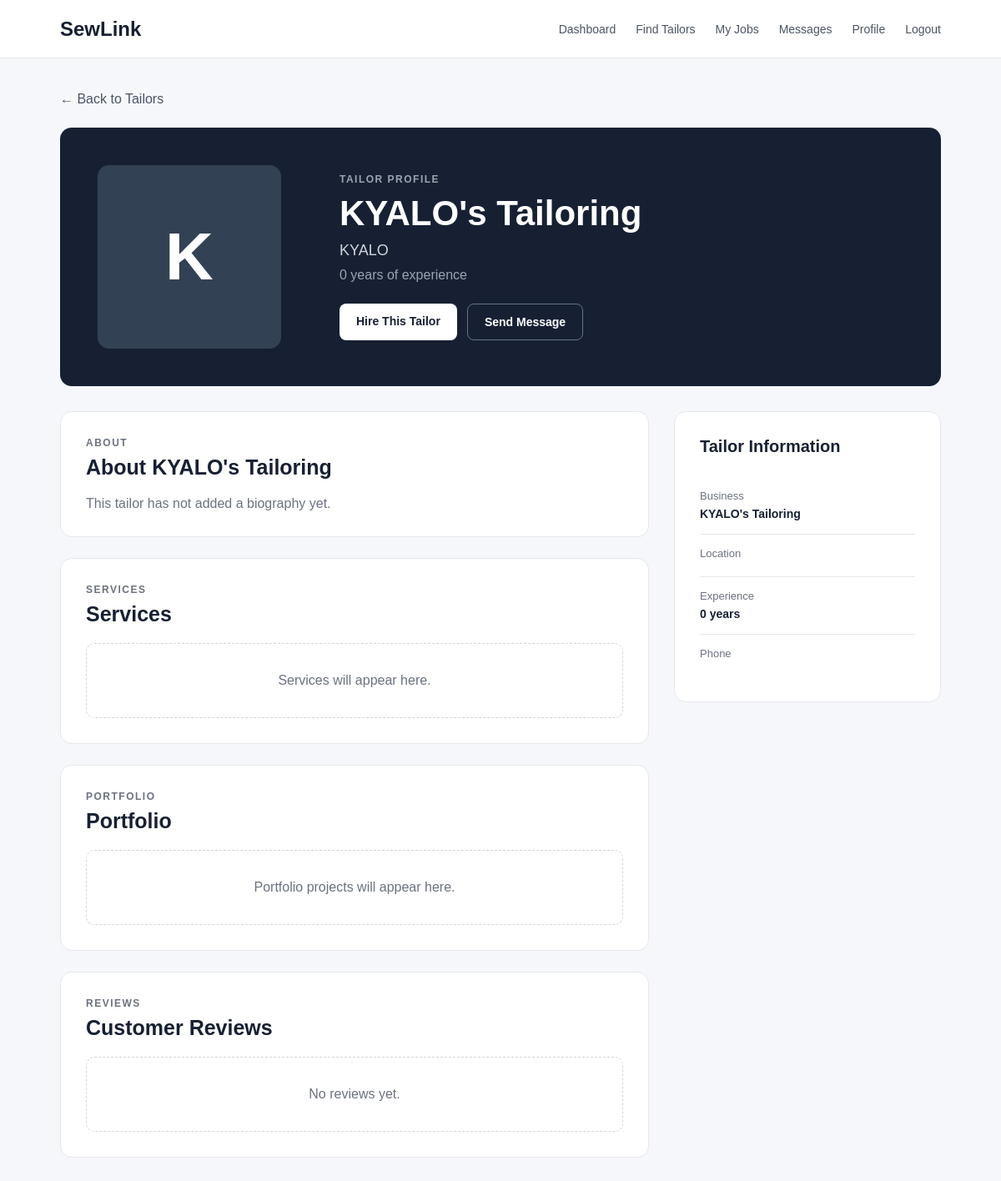
The page /customer/tailors/2/ (signed in) on the database its author committed.
### TailorApp/models.py (models this page shows, shortened)
class TailorProfile(models.Model):
    user = models.OneToOneField(User, on_delete=models.CASCADE, related_name='tailor_profile')
    business_name = models.CharField(max_length=150)
    full_name = models.CharField(max_length=150)
    phone = models.CharField(max_length=20)
    location = models.CharField(max_length=150)
    profile_picture = models.ImageField(upload_to='tailor_profiles/', blank=True, null=True)
    bio = models.TextField(blank=True)
    experience_years = models.PositiveIntegerField(default=0)
    skills = models.ManyToManyField(Skill, blank=True, related_name='tailors')
    is_verified = models.BooleanField(default=False)
    is_available = models.BooleanField(default=True)
    created_at = models.DateTimeField(auto_now_add=True)
    updated_at = models.DateTimeField(auto_now=True)

### CustomerApp/views.py (the view)
# urls.py: path('tailors/<int:tailor_id>/', views.tailor_detail, name='tailor_detail'),
@login_required
def tailor_detail(request, tailor_id):
    tailor = get_object_or_404(TailorProfile, id=tailor_id)
    return render(request, 'CustomerApp/tailor_detail.html', {'tailor': tailor})

### CustomerApp/templates/CustomerApp/tailor_detail.html (shortened to what this page needs)
{% load static %}
<!DOCTYPE html>
<html lang="en">
<head>
    <link rel="stylesheet" href="{% static 'css/tailor_detail.css' %}">
</head>
<body>
<header class="navbar">
    <div class="logo">SewLink</div>
    <nav>
        <a href="{% url 'CustomerApp:dashboard' %}">Dashboard</a>
        <a href="{% url 'CustomerApp:tailor_search' %}">Find Tailors</a>
        <a href="#">My Jobs</a>
        <a href="#">Messages</a>
        <a href="{% url 'CustomerApp:profile' %}">Profile</a>
        <a href="{% url 'AuthenticationApp:logout' %}">Logout</a>
    </nav>
</header>
<main class="page-container">
    <a href="{% url 'CustomerApp:tailor_search' %}" class="back-link">
        ← Back to Tailors
    </a>
    <section class="profile-hero">
        <div class="profile-image">
            {% if tailor.profile_picture %}
                <img src="{{ tailor.profile_picture.url }}" alt="{{ tailor.business_name }}">
            {% else %}
                <div class="profile-placeholder">
                    {{ tailor.business_name|first|upper }}
                </div>
            {% endif %}
        </div>
        <div class="profile-information">
            <p class="eyebrow">TAILOR PROFILE</p>
            <h1>{{ tailor.business_name }}</h1>
            <p class="tailor-name">{{ tailor.full_name }}</p>
            <p class="experience">
                {{ tailor.experience_years }} years of experience
            </p>
            <div class="profile-actions">
                <a href="#" class="primary-button">
                    Hire This Tailor
                </a>
                <a href="#" class="secondary-button">
                    Send Message
                </a>
            </div>
        </div>
    </section>
    <section class="content-grid">
        <div class="main-content">
            <div class="content-card">
                <p class="eyebrow">ABOUT</p>
                <h2>About {{ tailor.business_name }}</h2>
                {% if tailor.bio %}
                    <p class="bio">
                        {{ tailor.bio }}
                    </p>
                {% else %}
                    <p class="empty-text">
                        This tailor has not added a biography yet.
                    </p>
                {% endif %}
            </div>
            <div class="content-card">
                <p class="eyebrow">SERVICES</p>
                <h2>Services</h2>
                <div class="empty-section">
                    <p>Services will appear here.</p>
                </div>
            </div>
            <div class="content-card">
                <p class="eyebrow">PORTFOLIO</p>
                <h2>Portfolio</h2>
                <div class="empty-section">
                    <p>Portfolio projects will appear here.</p>
                </div>
            </div>
            <div class="content-card">
                <p class="eyebrow">REVIEWS</p>
                <h2>Customer Reviews</h2>
                <div class="empty-section">
                    <p>No reviews yet.</p>
                </div>
            </div>
        </div>
        <aside class="sidebar">
            <div class="sidebar-card">
                <h3>Tailor Information</h3>
                <div class="info-item">
                    <span>Business</span>
                    <strong>{{ tailor.business_name }}</strong>
                </div>
                <div class="info-item">
                    <span>Location</span>
                </div>
                <div class="info-item">
                    <span>Experience</span>
                    <strong>{{ tailor.experience_years }} years</strong>
                </div>
                <div class="info-item">
                    <span>Phone</span>
                </div>
            </div>
        </aside>
    </section>
</main>
</body>
</html>

### static/css/tailor_detail.css (style rules this page uses)
* { margin: 0; padding: 0; box-sizing: border-box; }
body { font-family: Arial, sans-serif; background: #f5f7fa; color: #172033; }
.navbar { min-height: 70px; background: #ffffff; border-bottom: 1px solid #e5e7eb; display: flex; align-items: center; justify-content: space-between; padding: 0 6%; }
.logo { font-size: 24px; font-weight: 700; }
.navbar nav { display: flex; gap: 24px; }
.navbar nav a { color: #4b5563; text-decoration: none; font-size: 14px; }
.page-container { width: 88%; max-width: 1200px; margin: auto; padding: 40px 0; }
.back-link { display: inline-block; color: #4b5563; text-decoration: none; margin-bottom: 25px; }
.profile-hero { display: grid; grid-template-columns: 250px 1fr; gap: 40px; align-items: center; background: #172033; color: #ffffff; border-radius: 14px; padding: 45px; margin-bottom: 30px; }
.profile-image { width: 220px; height: 220px; }
.profile-image img, .profile-placeholder { width: 100%; height: 100%; object-fit: cover; border-radius: 14px; }
.profile-placeholder { background: #334155; display: flex; align-items: center; justify-content: center; font-size: 80px; font-weight: 700; }
.eyebrow { font-size: 12px; font-weight: 700; letter-spacing: 1.5px; color: #6b7280; }
.profile-information .eyebrow { color: #9ca3af; }
.profile-information h1 { font-size: 42px; margin: 10px 0; }
.tailor-name { font-size: 18px; color: #d1d5db; margin-bottom: 10px; }
.location, .experience { color: #9ca3af; margin-bottom: 8px; }
.profile-actions { display: flex; gap: 12px; margin-top: 25px; }
.primary-button, .secondary-button { display: inline-block; padding: 13px 20px; border-radius: 8px; text-decoration: none; font-weight: 600; font-size: 14px; }
.primary-button { background: #ffffff; color: #172033; }
.secondary-button { background: transparent; color: #ffffff; border: 1px solid #64748b; }
.content-grid { display: grid; grid-template-columns: 1fr 320px; gap: 30px; }
.main-content { display: flex; flex-direction: column; gap: 25px; }
.content-card, .sidebar-card { background: #ffffff; border: 1px solid #e5e7eb; border-radius: 14px; padding: 30px; }
.content-card h2 { font-size: 25px; margin: 8px 0 20px; }
.empty-section { border: 1px dashed #d1d5db; border-radius: 10px; padding: 35px; text-align: center; color: #6b7280; }
.empty-text { color: #6b7280; }
.sidebar-card h3 { font-size: 20px; margin-bottom: 25px; }
.info-item { padding: 15px 0; border-bottom: 1px solid #e5e7eb; }
.info-item:last-child { border-bottom: none; }
.info-item span { display: block; color: #6b7280; font-size: 13px; margin-bottom: 5px; }
.info-item strong { font-size: 14px; }

### rows shown on the page
TailorProfile: business_name|first "K", business_name "KYALO's Tailoring", full_name "KYALO", experience_years "0"
